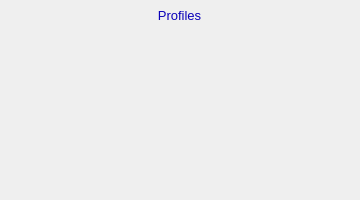
    <widget class="PyDMFrame" name="composite_5">
      <property name="geometry">
        <rect>
          <x>755</x>
          <y>40</y>
          <width>360</width>
          <height>200</height>
        </rect>
      </property>
      <widget class="PyDMDrawingRectangle" name="rectangle_5">
        <property name="geometry">
          <rect>
            <x>0</x>
            <y>0</y>
            <width>360</width>
            <height>200</height>
          </rect>
        </property>
        <property name="brush" stdset="0">
          <brush brushstyle="NoBrush">
            <color alpha="255">
              <red>0</red>
              <green>0</green>
              <blue>0</blue>
            </color>
          </brush>
        </property>
        <property name="penStyle" stdset="0">
          <enum>Qt::SolidLine</enum>
        </property>
        <property name="penColor" stdset="0">
          <color>
            <red>0</red>
            <green>0</green>
            <blue>0</blue>
          </color>
        </property>
        <property name="penWidth" stdset="0">
          <double>1</double>
        </property>
        <property name="penCapStyle" stdset="0">
          <enum>Qt::FlatCap</enum>
        </property>
        <property name="toolTip">
          <string>rectangle_5</string>
        </property>
      </widget>
      <widget class="PyDMFrame" name="composite_6">
        <property name="geometry">
          <rect>
            <x>15</x>
            <y>81</y>
            <width>339</width>
            <height>87</height>
          </rect>
        </property>
        <widget class="QLabel" name="text_11">
          <property name="geometry">
            <rect>
              <x>755</x>
              <y>62</y>
              <width>170</width>
              <height>20</height>
            </rect>
          </property>
          <property name="text">
            <string>Cursor X</string>
          </property>
          <property name="font" stdset="0">
            <font>
              <pointsize>10</pointsize>
            </font>
          </property>
          <property name="brush" stdset="0">
            <brush brushstyle="SolidPattern">
              <color alpha="255">
                <red>0</red>
                <green>0</green>
                <blue>0</blue>
              </color>
            </brush>
          </property>
          <property name="toolTip">
            <string>text_11</string>
          </property>
          <property name="alignment">
            <set>Qt::AlignRight|Qt::AlignTrailing|Qt::AlignVCenter</set>
          </property>
          <property name="styleSheet">
            <string notr="true">QLabel#text_11 {
  color: rgb(0, 0, 0);
  }</string>
          </property>
        </widget>
        <widget class="PyDMSlider" name="valuator">
          <property name="geometry">
            <rect>
              <x>934</x>
              <y>62</y>
              <width>160</width>
              <height>20</height>
            </rect>
          </property>
          <property name="channel" stdset="0">
            <string>ca://${prefix}CursorX</string>
          </property>
          <property name="toolTip">
            <string>${prefix}CursorX</string>
          </property>
          <property name="orientation" stdset="0">
            <string>Qt::Horizontal</string>
          </property>
          <property name="showLimitLabels" stdset="0">
            <bool>true</bool>
          </property>
          <property name="showValueLabel" stdset="0">
            <bool>false</bool>
          </property>
          <property name="showUnits" stdset="0">
            <bool>false</bool>
          </property>
          <property name="tickPosition" stdset="0">
            <enum>QSlider::NoTicks</enum>
          </property>
          <property name="precision" stdset="0">
            <number>1</number>
          </property>
          <property name="styleSheet">
            <string notr="true">PyDMSlider#valuator {
  color: rgb(10, 0, 184);
  background-color: rgb(115, 223, 255);
  }</string>
          </property>
        </widget>
        <widget class="PyDMLineEdit" name="text_entry_4">
          <property name="geometry">
            <rect>
              <x>934</x>
              <y>40</y>
              <width>60</width>
              <height>19</height>
            </rect>
          </property>
          <property name="channel" stdset="0">
            <string>ca://${prefix}CursorX</string>
          </property>
          <property name="toolTip">
            <string>${prefix}CursorX</string>
          </property>
          <property name="font" stdset="0">
            <font>
              <pointsize>10</pointsize>
            </font>
          </property>
          <property name="styleSheet">
            <string notr="true">PyDMLineEdit#text_entry_4 {
  color: rgb(0, 0, 0);
  background-color: rgb(115, 223, 255);
  border: 1px solid black;
  margin: 0px;
  padding: 0px;
  spacing: 0px;
  }</string>
          </property>
        </widget>
        <widget class="PyDMLabel" name="text_update_7">
          <property name="geometry">
            <rect>
              <x>999</x>
              <y>40</y>
              <width>90</width>
              <height>18</height>
            </rect>
          </property>
          <property name="toolTip">
            <string>PV: ${prefix}CursorX_RBV</string>
          </property>
          <property name="channel" stdset="0">
            <string>ca://${prefix}CursorX_RBV</string>
          </property>
          <property name="font" stdset="0">
            <font>
              <pointsize>10</pointsize>
            </font>
          </property>
          <property name="alignment">
            <set>Qt::AlignLeading|Qt::AlignLeft|Qt::AlignVCenter</set>
          </property>
          <property name="textInteractionFlags">
            <set>Qt::TextSelectableByKeyboard|Qt::TextSelectableByMouse</set>
          </property>
          <property name="styleSheet">
            <string notr="true">PyDMLabel#text_update_7 {
  color: rgb(10, 0, 184);
  background-color: rgb(187, 187, 187);
  }</string>
          </property>
        </widget>
        <widget class="QLabel" name="text_12">
          <property name="geometry">
            <rect>
              <x>755</x>
              <y>107</y>
              <width>170</width>
              <height>20</height>
            </rect>
          </property>
          <property name="text">
            <string>Cursor Y</string>
          </property>
          <property name="font" stdset="0">
            <font>
              <pointsize>10</pointsize>
            </font>
          </property>
          <property name="brush" stdset="0">
            <brush brushstyle="SolidPattern">
              <color alpha="255">
                <red>0</red>
                <green>0</green>
                <blue>0</blue>
              </color>
            </brush>
          </property>
          <property name="toolTip">
            <string>text_12</string>
          </property>
          <property name="alignment">
            <set>Qt::AlignRight|Qt::AlignTrailing|Qt::AlignVCenter</set>
          </property>
          <property name="styleSheet">
            <string notr="true">QLabel#text_12 {
  color: rgb(0, 0, 0);
  }</string>
          </property>
        </widget>
        <widget class="PyDMSlider" name="valuator_1">
          <property name="geometry">
            <rect>
              <x>934</x>
              <y>107</y>
              <width>160</width>
              <height>20</height>
            </rect>
          </property>
          <property name="channel" stdset="0">
            <string>ca://${prefix}CursorY</string>
          </property>
          <property name="toolTip">
            <string>${prefix}CursorY</string>
          </property>
          <property name="orientation" stdset="0">
            <string>Qt::Horizontal</string>
          </property>
          <property name="showLimitLabels" stdset="0">
            <bool>true</bool>
          </property>
          <property name="showValueLabel" stdset="0">
            <bool>false</bool>
          </property>
          <property name="showUnits" stdset="0">
            <bool>false</bool>
          </property>
          <property name="tickPosition" stdset="0">
            <enum>QSlider::NoTicks</enum>
          </property>
          <property name="precision" stdset="0">
            <number>1</number>
          </property>
          <property name="styleSheet">
            <string notr="true">PyDMSlider#valuator_1 {
  color: rgb(10, 0, 184);
  background-color: rgb(115, 223, 255);
  }</string>
          </property>
        </widget>
        <widget class="PyDMLineEdit" name="text_entry_5">
          <property name="geometry">
            <rect>
              <x>934</x>
              <y>85</y>
              <width>60</width>
              <height>19</height>
            </rect>
          </property>
          <property name="channel" stdset="0">
            <string>ca://${prefix}CursorY</string>
          </property>
          <property name="toolTip">
            <string>${prefix}CursorY</string>
          </property>
          <property name="font" stdset="0">
            <font>
              <pointsize>10</pointsize>
            </font>
          </property>
          <property name="styleSheet">
            <string notr="true">PyDMLineEdit#text_entry_5 {
  color: rgb(0, 0, 0);
  background-color: rgb(115, 223, 255);
  border: 1px solid black;
  margin: 0px;
  padding: 0px;
  spacing: 0px;
  }</string>
          </property>
        </widget>
        <widget class="PyDMLabel" name="text_update_8">
          <property name="geometry">
            <rect>
              <x>999</x>
              <y>85</y>
              <width>90</width>
              <height>18</height>
            </rect>
          </property>
          <property name="toolTip">
            <string>PV: ${prefix}CursorY_RBV</string>
          </property>
          <property name="channel" stdset="0">
            <string>ca://${prefix}CursorY_RBV</string>
          </property>
          <property name="font" stdset="0">
            <font>
              <pointsize>10</pointsize>
            </font>
          </property>
          <property name="alignment">
            <set>Qt::AlignLeading|Qt::AlignLeft|Qt::AlignVCenter</set>
          </property>
          <property name="textInteractionFlags">
            <set>Qt::TextSelectableByKeyboard|Qt::TextSelectableByMouse</set>
          </property>
          <property name="styleSheet">
            <string notr="true">PyDMLabel#text_update_8 {
  color: rgb(10, 0, 184);
  background-color: rgb(187, 187, 187);
  }</string>
          </property>
        </widget>
      </widget>
      <widget class="PyDMFrame" name="composite_7">
        <property name="geometry">
          <rect>
            <x>5</x>
            <y>31</y>
            <width>345</width>
            <height>20</height>
          </rect>
        </property>
        <widget class="PyDMEnumComboBox" name="menu_2">
          <property name="geometry">
            <rect>
              <x>944</x>
              <y>41</y>
              <width>60</width>
              <height>18</height>
            </rect>
          </property>
          <property name="toolTip">
            <string>${prefix}ComputeProfiles</string>
          </property>
          <property name="channel" stdset="0">
            <string>ca://${prefix}ComputeProfiles</string>
          </property>
          <property name="font" stdset="0">
            <font>
              <pointsize>10</pointsize>
            </font>
          </property>
          <property name="styleSheet">
            <string notr="true">PyDMEnumComboBox#menu_2 {
  color: rgb(0, 0, 0);
  background-color: rgb(115, 223, 255);
  }</string>
          </property>
        </widget>
        <widget class="PyDMLabel" name="text_update_9">
          <property name="geometry">
            <rect>
              <x>1010</x>
              <y>41</y>
              <width>90</width>
              <height>18</height>
            </rect>
          </property>
          <property name="toolTip">
            <string>PV: ${prefix}ComputeProfiles_RBV</string>
          </property>
          <property name="channel" stdset="0">
            <string>ca://${prefix}ComputeProfiles_RBV</string>
          </property>
          <property name="font" stdset="0">
            <font>
              <pointsize>10</pointsize>
            </font>
          </property>
          <property name="alignment">
            <set>Qt::AlignLeading|Qt::AlignLeft|Qt::AlignVCenter</set>
          </property>
          <property name="textInteractionFlags">
            <set>Qt::TextSelectableByKeyboard|Qt::TextSelectableByMouse</set>
          </property>
          <property name="styleSheet">
            <string notr="true">PyDMLabel#text_update_9 {
  color: rgb(10, 0, 184);
  background-color: rgb(70, 70, 70);
  }</string>
          </property>
        </widget>
        <widget class="QLabel" name="text_13">
          <property name="geometry">
            <rect>
              <x>755</x>
              <y>40</y>
              <width>180</width>
              <height>20</height>
            </rect>
          </property>
          <property name="text">
            <string>Compute profiles</string>
          </property>
          <property name="font" stdset="0">
            <font>
              <pointsize>10</pointsize>
            </font>
          </property>
          <property name="brush" stdset="0">
            <brush brushstyle="SolidPattern">
              <color alpha="255">
                <red>0</red>
                <green>0</green>
                <blue>0</blue>
              </color>
            </brush>
          </property>
          <property name="toolTip">
            <string>text_13</string>
          </property>
          <property name="alignment">
            <set>Qt::AlignRight|Qt::AlignTrailing|Qt::AlignVCenter</set>
          </property>
          <property name="styleSheet">
            <string notr="true">QLabel#text_13 {
  color: rgb(0, 0, 0);
  }</string>
          </property>
        </widget>
      </widget>
      <widget class="PyDMFrame" name="composite_8">
        <property name="geometry">
          <rect>
            <x>4</x>
            <y>56</y>
            <width>346</width>
            <height>20</height>
          </rect>
        </property>
        <widget class="QLabel" name="text_14">
          <property name="geometry">
            <rect>
              <x>755</x>
              <y>40</y>
              <width>100</width>
              <height>20</height>
            </rect>
          </property>
          <property name="text">
            <string>Size X</string>
          </property>
          <property name="font" stdset="0">
            <font>
              <pointsize>10</pointsize>
            </font>
          </property>
          <property name="brush" stdset="0">
            <brush brushstyle="SolidPattern">
              <color alpha="255">
                <red>0</red>
                <green>0</green>
                <blue>0</blue>
              </color>
            </brush>
          </property>
          <property name="toolTip">
            <string>text_14</string>
          </property>
          <property name="alignment">
            <set>Qt::AlignRight|Qt::AlignTrailing|Qt::AlignVCenter</set>
          </property>
          <property name="styleSheet">
            <string notr="true">QLabel#text_14 {
  color: rgb(0, 0, 0);
  }</string>
          </property>
        </widget>
        <widget class="PyDMLabel" name="text_update_10">
          <property name="geometry">
            <rect>
              <x>859</x>
              <y>41</y>
              <width>90</width>
              <height>18</height>
            </rect>
          </property>
          <property name="toolTip">
            <string>PV: ${prefix}ProfileSizeX_RBV</string>
          </property>
          <property name="channel" stdset="0">
            <string>ca://${prefix}ProfileSizeX_RBV</string>
          </property>
          <property name="font" stdset="0">
            <font>
              <pointsize>10</pointsize>
            </font>
          </property>
          <property name="alignment">
            <set>Qt::AlignLeading|Qt::AlignLeft|Qt::AlignVCenter</set>
          </property>
          <property name="textInteractionFlags">
            <set>Qt::TextSelectableByKeyboard|Qt::TextSelectableByMouse</set>
          </property>
          <property name="styleSheet">
            <string notr="true">PyDMLabel#text_update_10 {
  color: rgb(10, 0, 184);
  background-color: rgb(187, 187, 187);
  }</string>
          </property>
        </widget>
        <widget class="PyDMLabel" name="text_update_11">
          <property name="geometry">
            <rect>
              <x>1011</x>
              <y>41</y>
              <width>90</width>
              <height>18</height>
            </rect>
          </property>
          <property name="toolTip">
            <string>PV: ${prefix}ProfileSizeY_RBV</string>
          </property>
          <property name="channel" stdset="0">
            <string>ca://${prefix}ProfileSizeY_RBV</string>
          </property>
          <property name="font" stdset="0">
            <font>
              <pointsize>10</pointsize>
            </font>
          </property>
          <property name="alignment">
            <set>Qt::AlignLeading|Qt::AlignLeft|Qt::AlignVCenter</set>
          </property>
          <property name="textInteractionFlags">
            <set>Qt::TextSelectableByKeyboard|Qt::TextSelectableByMouse</set>
          </property>
          <property name="styleSheet">
            <string notr="true">PyDMLabel#text_update_11 {
  color: rgb(10, 0, 184);
  background-color: rgb(187, 187, 187);
  }</string>
          </property>
        </widget>
        <widget class="QLabel" name="text_15">
          <property name="geometry">
            <rect>
              <x>975</x>
              <y>40</y>
              <width>30</width>
              <height>20</height>
            </rect>
          </property>
          <property name="text">
            <string>Y</string>
          </property>
          <property name="font" stdset="0">
            <font>
              <pointsize>10</pointsize>
            </font>
          </property>
          <property name="brush" stdset="0">
            <brush brushstyle="SolidPattern">
              <color alpha="255">
                <red>0</red>
                <green>0</green>
                <blue>0</blue>
              </color>
            </brush>
          </property>
          <property name="toolTip">
            <string>text_15</string>
          </property>
          <property name="alignment">
            <set>Qt::AlignRight|Qt::AlignTrailing|Qt::AlignVCenter</set>
          </property>
          <property name="styleSheet">
            <string notr="true">QLabel#text_15 {
  color: rgb(0, 0, 0);
  }</string>
          </property>
        </widget>
      </widget>
      <widget class="PyDMDrawingRectangle" name="rectangle_6">
        <property name="geometry">
          <rect>
            <x>125</x>
            <y>5</y>
            <width>110</width>
            <height>21</height>
          </rect>
        </property>
        <property name="brush" stdset="0">
          <brush brushstyle="SolidPattern">
            <color alpha="255">
              <red>218</red>
              <green>218</green>
              <blue>218</blue>
            </color>
          </brush>
        </property>
        <property name="penStyle" stdset="0">
          <enum>Qt::SolidLine</enum>
        </property>
        <property name="penColor" stdset="0">
          <color>
            <red>218</red>
            <green>218</green>
            <blue>218</blue>
          </color>
        </property>
        <property name="penWidth" stdset="0">
          <double>0</double>
        </property>
        <property name="penCapStyle" stdset="0">
          <enum>Qt::FlatCap</enum>
        </property>
        <property name="toolTip">
          <string>rectangle_6</string>
        </property>
      </widget>
      <widget class="QLabel" name="text_16">
        <property name="geometry">
          <rect>
            <x>128</x>
            <y>5</y>
            <width>103</width>
            <height>20</height>
          </rect>
        </property>
        <property name="text">
          <string>Profiles</string>
        </property>
        <property name="font" stdset="0">
          <font>
            <pointsize>10</pointsize>
          </font>
        </property>
        <property name="brush" stdset="0">
          <brush brushstyle="SolidPattern">
            <color alpha="255">
              <red>10</red>
              <green>0</green>
              <blue>184</blue>
            </color>
          </brush>
        </property>
        <property name="toolTip">
          <string>text_16</string>
        </property>
        <property name="alignment">
          <set>Qt::AlignCenter</set>
        </property>
        <property name="styleSheet">
          <string notr="true">QLabel#text_16 {
  color: rgb(10, 0, 184);
  }</string>
        </property>
      </widget>
      <widget class="PyDMFrame" name="composite_9">
        <property name="geometry">
          <rect>
            <x>145</x>
            <y>173</y>
            <width>111</width>
            <height>20</height>
          </rect>
        </property>
        <widget class="PyDMRelatedDisplayButton" name="related_display_1">
          <property name="geometry">
            <rect>
              <x>806</x>
              <y>40</y>
              <width>60</width>
              <height>20</height>
            </rect>
          </property>
          <property name="showIcon" stdset="0">
            <bool>true</bool>
          </property>
          <property name="font" stdset="0">
            <font>
              <pointsize>10</pointsize>
            </font>
          </property>
          <property name="styleSheet">
            <string notr="true">PyDMRelatedDisplayButton#related_display_1 {
  color: rgb(0, 0, 0);
  background-color: rgb(115, 223, 255);
  }</string>
          </property>
          <property name="titles" stdset="0">
            <stringlist>
              <string>Average X</string>
              <string>Average Y</string>
              <string>Threshold X</string>
              <string>Threshold Y</string>
              <string>Centroid X</string>
              <string>Centroid Y</string>
              <string>Cursor X</string>
              <string>Cursor Y</string>
            </stringlist>
          </property>
          <property name="filenames" stdset="0">
            <stringlist>
              <string>Plot.ui</string>
              <string>Plot.ui</string>
              <string>Plot.ui</string>
              <string>Plot.ui</string>
              <string>Plot.ui</string>
              <string>Plot.ui</string>
              <string>Plot.ui</string>
              <string>Plot.ui</string>
            </stringlist>
          </property>
          <property name="macros" stdset="0">
            <stringlist>
              <string>P=${P},R=${R},DATA=ProfileAverageX_RBV,TITLE=AverageX,XLABEL=Pixel,YLABEL=Counts</string>
              <string>P=${P},R=${R},DATA=ProfileAverageY_RBV,TITLE=AverageY,XLABEL=Pixel,YLABEL=Counts</string>
              <string>P=${P},R=${R},DATA=ProfileThresholdX_RBV,TITLE=ThresholdX,XLABEL=Pixel,YLABEL=Counts</string>
              <string>P=${P},R=${R},DATA=ProfileThresholdY_RBV,TITLE=ThresholdY,XLABEL=Pixel,YLABEL=Counts</string>
              <string>P=${P},R=${R},DATA=ProfileCentroidX_RBV,TITLE=CentroidX,XLABEL=Pixel,YLABEL=Counts</string>
              <string>P=${P},R=${R},DATA=ProfileCentroidY_RBV,TITLE=CentroidY,XLABEL=Pixel,YLABEL=Counts</string>
              <string>P=${P},R=${R},DATA=ProfileCursorX_RBV,TITLE=CursorX,XLABEL=Pixel,YLABEL=Counts</string>
              <string>P=${P},R=${R},DATA=ProfileCursorY_RBV,TITLE=CursorY,XLABEL=Pixel,YLABEL=Counts</string>
            </stringlist>
          </property>
          <property name="openInNewWindow" stdset="0">
            <bool>true</bool>
          </property>
        </widget>
        <widget class="QLabel" name="text_17">
          <property name="geometry">
            <rect>
              <x>755</x>
              <y>40</y>
              <width>40</width>
              <height>20</height>
            </rect>
          </property>
          <property name="text">
            <string>Plot</string>
          </property>
          <property name="font" stdset="0">
            <font>
              <pointsize>10</pointsize>
            </font>
          </property>
          <property name="brush" stdset="0">
            <brush brushstyle="SolidPattern">
              <color alpha="255">
                <red>0</red>
                <green>0</green>
                <blue>0</blue>
              </color>
            </brush>
          </property>
          <property name="toolTip">
            <string>text_17</string>
          </property>
          <property name="alignment">
            <set>Qt::AlignLeading|Qt::AlignLeft|Qt::AlignVCenter</set>
          </property>
          <property name="styleSheet">
            <string notr="true">QLabel#text_17 {
  color: rgb(0, 0, 0);
  }</string>
          </property>
        </widget>
      </widget>
    </widget>
